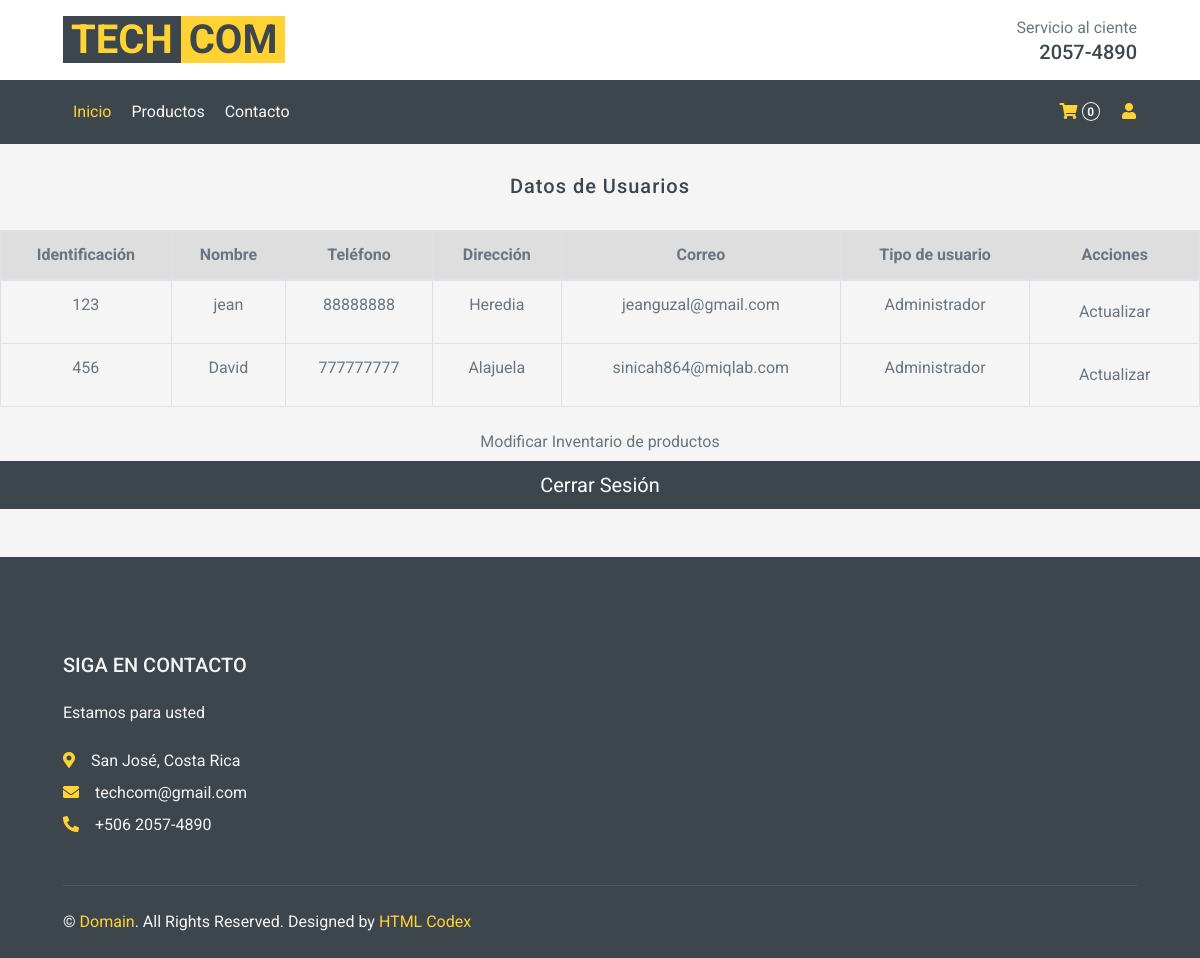
Before: /Views/mantUsuario.php?q=5 (signed in) with the older database file.
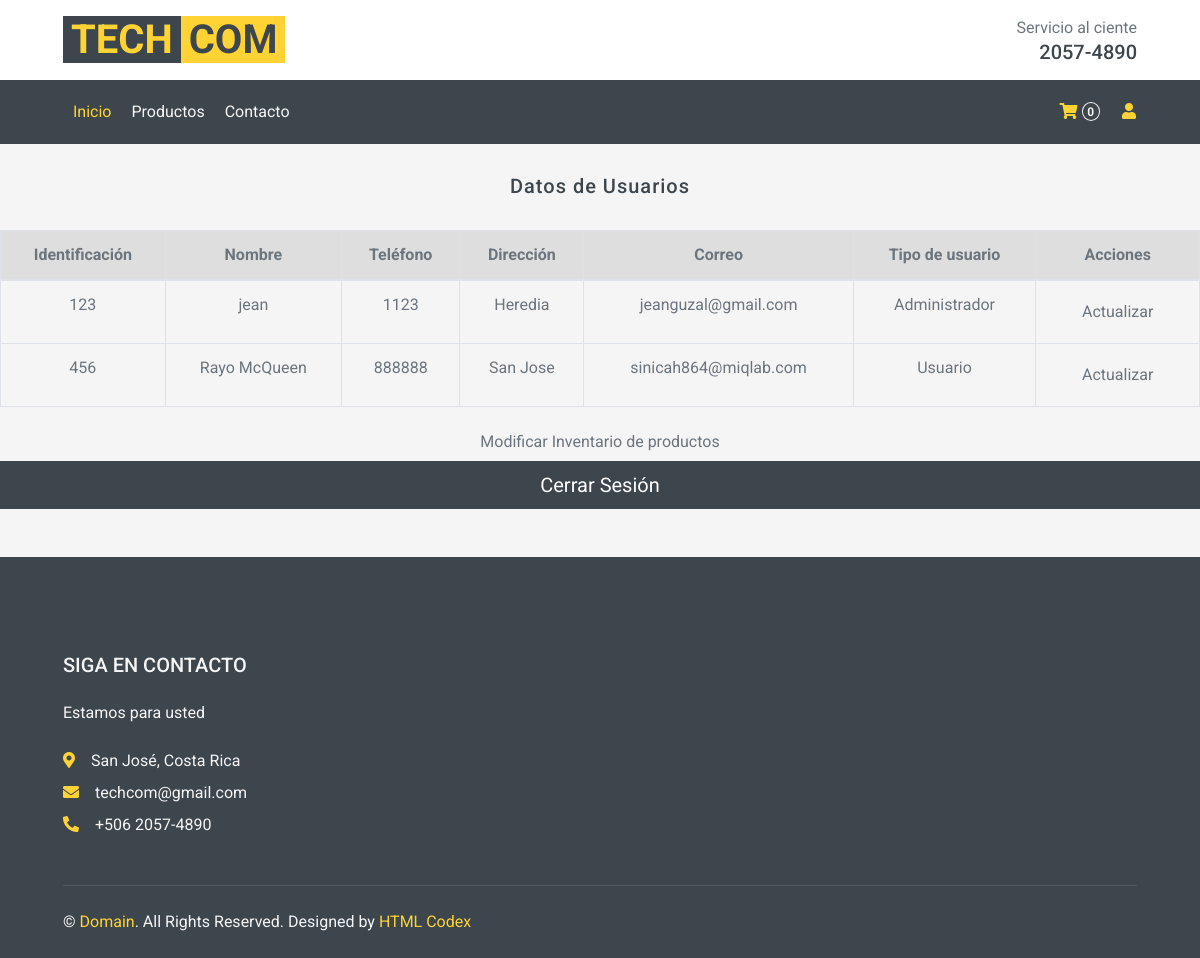
After: the same page with the newer database file.
### tables this page shows
CREATE TABLE `usuarios` (
  `IDUsuario` int(11) NOT NULL,
  `Identificacion` varchar(30) NOT NULL,
  `Nombre` varchar(100) NOT NULL,
  `Telefono` varchar(30) NOT NULL,
  `Direccion` varchar(300) NOT NULL,
  `Correo` varchar(50) NOT NULL,
  `Contrasenna` varchar(25) NOT NULL,
  `Admin` bit(1) NOT NULL
);

### Models/usuarioModel.php (called while the page is built, shortened)
<?php
    function ConsultarUsuariosM()
    {
        $enlace = OpenBD();
        $sentecia = "CALL ConsultarUsuarios()";
        $respuesta = $enlace -> query($sentecia);
        return $respuesta;
    }
?>

### Controllers/usuarioController.php (the view, shortened to what this page needs)
<?php
    include_once "../Models/usuarioModel.php";
    function ConsultarUsuarios()
    {
        $respuesta = ConsultarUsuariosM();
        if($respuesta -> num_rows > 0)
        {
            while($fila = mysqli_fetch_array($respuesta))
            {
                echo    '
                        <tr>
                        <td style="text-align:center">'. $fila["Identificacion"] .'</td>
                        <td style="text-align:center">'. $fila["Nombre"] .'</td>
                        <td style="text-align:center">'. $fila["Telefono"] .'</td>
                        <td style="text-align:center">'. $fila["Direccion"] .'</td>
                        <td style="text-align:center">'. $fila["Correo"] .'</td>
                        <td style="text-align:center">'. $fila["Admin"] .'</td>
                        <td style="text-align:center">   <a href="mantUsuariosEditar.php?q='. $fila["IDUsuario"] .'" class="btn"> Actualizar </a></td>
                        </tr>
                        ';
            }
        }
    }
?>

### Views/mantUsuario.php (shortened to what this page needs)
<?php
    include_once "../Controllers/usuarioController.php";
    include_once "layout.php";
?>
<!DOCTYPE html>
<html lang="en">
<head>
    <?php MostrarHead(); ?>
</head>
<body>
    <div class="container-fluid">
        <div class="row align-items-center bg-light py-3 px-xl-5 d-none d-lg-flex">
            <div class="col-lg-6">
                <a href="inicio.php" class="text-decoration-none">
                    <span class="h1 text-uppercase text-primary bg-dark px-2">Tech</span>
                    <span class="h1 text-uppercase text-dark bg-primary px-2 ml-n1">com</span>
                </a>
            </div>
            <div class="col-lg-6 col-6 text-right">
                <p class="m-0">Servicio al ciente</p>
                <h5 class="m-0">2057-4890</h5>
            </div>
        </div>
    </div>
    <div class="container-fluid bg-dark mb-30">
        <div class="row px-xl-5">
            <div class="col-lg-12">
                <nav class="navbar navbar-expand-lg bg-dark navbar-dark py-3 py-lg-0 px-0">
                    <div class="collapse navbar-collapse justify-content-between" id="navbarCollapse">
                        <div class="navbar-nav mr-auto py-0">
                            <a href="inicio.php" class="nav-item nav-link active">Inicio</a>
                            <a href="shop.php" class="nav-item nav-link">Productos</a>
                            <a href="contacto.php" class="nav-item nav-link">Contacto</a>
                        </div>
                        <div class="navbar-nav ml-auto py-0 d-none d-lg-block">
                            <a href="cart.php" class="btn px-0 ml-3">
                                <i class="fas fa-shopping-cart text-primary"></i>
                                <span class="badge text-secondary border border-secondary rounded-circle"
                                    style="padding-bottom: 2px;">0</span>
                            </a>
                            <a href="userOn.php" class="btn px-0 ml-3">
                                <i class="fas fa-user text-primary"></i>
                            </a>
                        </div>
                    </div>
                </nav>
            </div>
        </div>
    </div>
    <?php
if($_SESSION["RolUsuario"] == 1)
{
    echo'
    <h5 class="fw-normal mb-3 pb-3" style="letter-spacing: 1px; text-align: center;">Datos de Usuarios</h5>
                    <table class="table table-hover table-bordered" id="tablaDetalle">
                        <thead>
                            <tr style="text-align:center; background-color:#DEDEDE">
                                <th>Identificación</th>
                                <th>Nombre</th>
                                <th>Teléfono</th>
                                <th>Dirección</th>
                                <th>Correo</th>
                                <th>Tipo de usuario</th>
                                <th>Acciones</th>
                            </tr>
                        </thead>
                        <tbody>
                        ';
                        ConsultarUsuarios();
                        echo '
                            </tbody>
                        </table>
                            <div class="d-flex justify-content-center align-items-center">
                                <a href="mantProductos.php" class="btn">Modificar Inventario de productos</a>
                            </div>
                        <form action="" method="post">
                                <button id="btnCerrarSesion" name="btnCerrarSesion" type="submit" class="btn btn-dark btn-lg btn-block">Cerrar Sesión</button>
                            </div>
                            </form>
                        ';
}
?>
    <?php
    MostrarFooter();
    ?>
</body>
</html>

### Views/layout.php (shortened to what this page needs)
<?php
function MostrarHead()
{
    echo'<meta charset="utf-8">
    <title>Techcom - todo en tecnologia</title>
    <meta content="width=device-width, initial-scale=1.0" name="viewport">
    <meta content="Free HTML Templates" name="keywords">
    <meta content="Free HTML Templates" name="description">
    <link href="img/favicon.ico" rel="icon">
    <link rel="preconnect" href="https://fonts.gstatic.com">
    <link href="https://fonts.googleapis.com/css2?family=Roboto:wght@400;500;700&display=swap" rel="stylesheet">
    <link href="https://cdnjs.cloudflare.com/ajax/libs/font-awesome/5.10.0/css/all.min.css" rel="stylesheet">
    <link href="lib/animate/animate.min.css" rel="stylesheet">
    <link href="lib/owlcarousel/assets/owl.carousel.min.css" rel="stylesheet">
    <link href="css/style.css" rel="stylesheet">';
}
function MostrarFooter()
{
    echo
    ' <div class="container-fluid bg-dark text-secondary mt-5 pt-5">
    <div class="row px-xl-5 pt-5">
        <div class="col-lg-4 col-md-12 mb-5 pr-3 pr-xl-5">
            <h5 class="text-secondary text-uppercase mb-4">Siga en contacto</h5>
            <p class="mb-4">Estamos para usted</p>
            <p class="mb-2"><i class="fa fa-map-marker-alt text-primary mr-3"></i>San José, Costa Rica</p>
            <p class="mb-2"><i class="fa fa-envelope text-primary mr-3"></i>techcom@gmail.com</p>
            <p class="mb-0"><i class="fa fa-phone-alt text-primary mr-3"></i>+506 2057-4890</p>
        </div>
    </div>
    <div class="row border-top mx-xl-5 py-4" style="border-color: rgba(256, 256, 256, .1) !important;">
        <div class="col-md-6 px-xl-0">
            <p class="mb-md-0 text-center text-md-left text-secondary">
                &copy; <a class="text-primary" href="#">Domain</a>. All Rights Reserved. Designed
                by
                <a class="text-primary" href="https://htmlcodex.com">HTML Codex</a>
            </p>
        </div>
    </div>
</div>';
}
?>

Changed rows visible on the page:
changed usuarios "jean": Telefono "88888888" → "1123"
changed usuarios "sinicah864@miqlab.com": Nombre "David" → "Rayo McQueen"; Telefono "777777777" → "888888"; Direccion "Alajuela" → "San Jose"; Admin "Administrador" → "Usuario"
